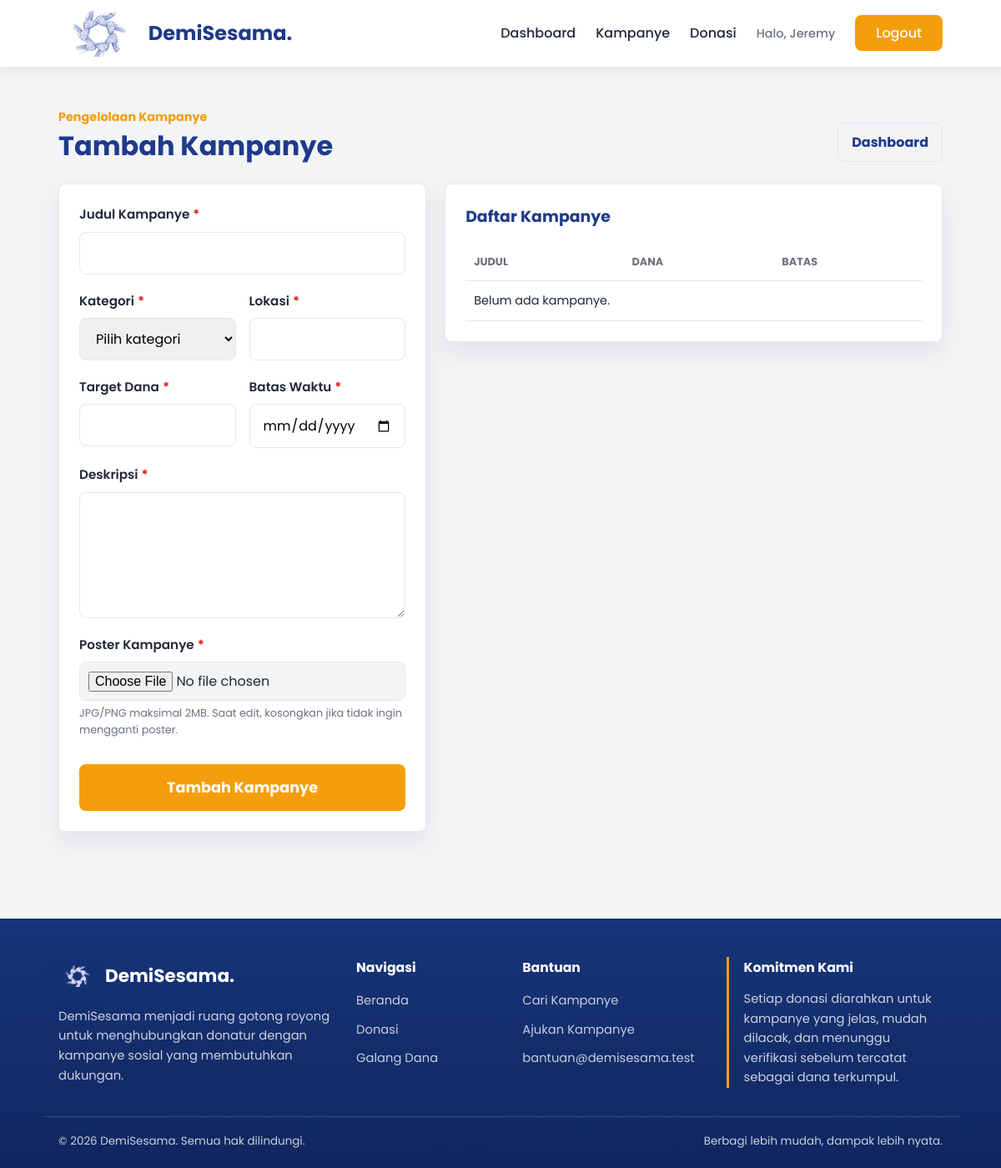
Page /admin/kampanye.php (signed in) on the earlier database version.
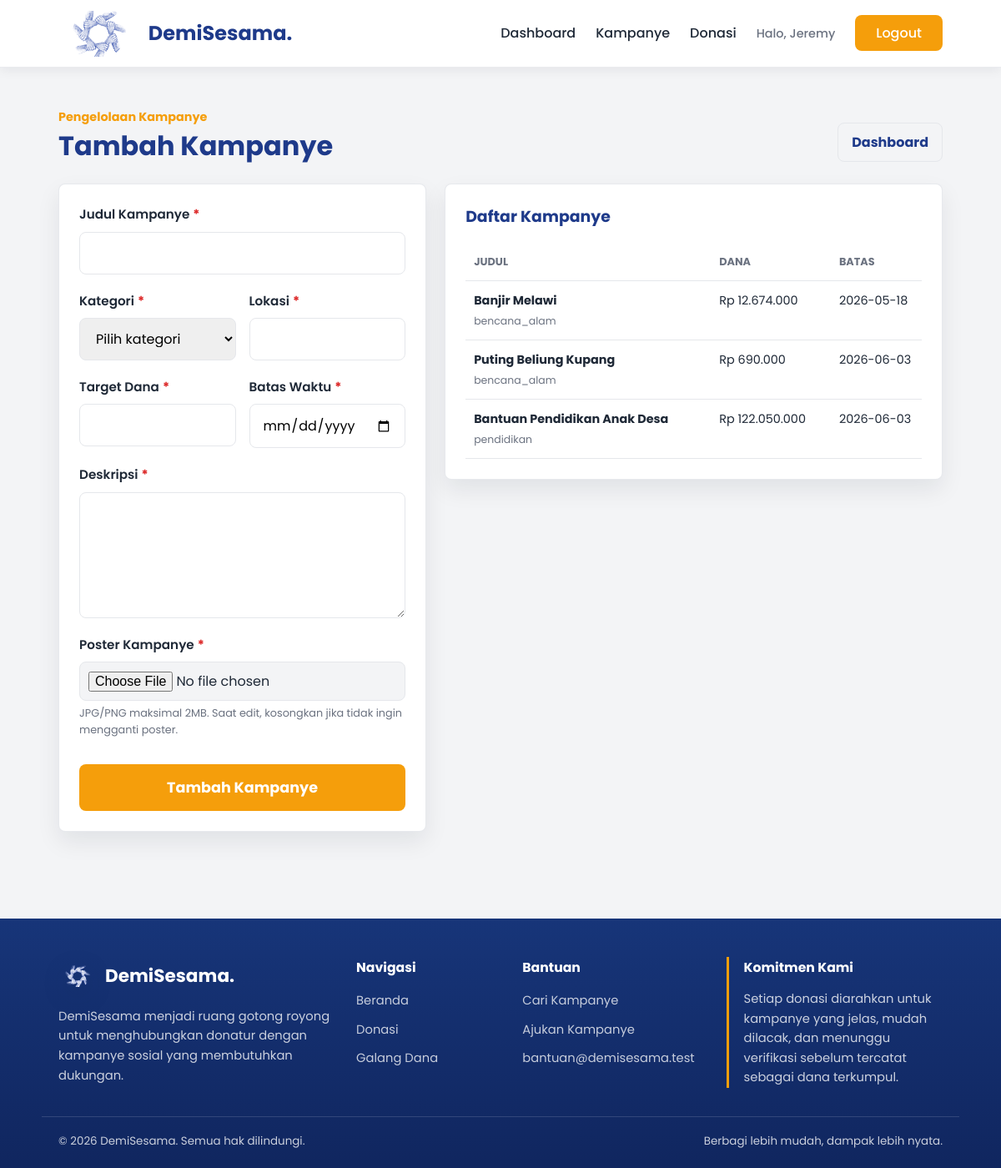
Same page on the later database version.
### tables this page shows
CREATE TABLE `kampanye` (
  `id_kampanye` int(11) NOT NULL AUTO_INCREMENT,
  `id_penyelenggara` int(11) NOT NULL,
  `judul_kampanye` varchar(100) NOT NULL,
  `kategori` varchar(50) NOT NULL,
  `lokasi` varchar(100) NOT NULL,
  `deskripsi` varchar(1000) NOT NULL,
  `target_dana` int(15) NOT NULL,
  `dana_terkumpul` int(15) NOT NULL DEFAULT 0,
  `batas_waktu` date NOT NULL,
  `gambar_poster` varchar(255) NOT NULL,
  PRIMARY KEY (`id_kampanye`),
  KEY `id_penyelenggara` (`id_penyelenggara`),
  CONSTRAINT `kampanye_ibfk_1`
    FOREIGN KEY (`id_penyelenggara`)
    REFERENCES `penyelenggara` (`id_penyelenggara`)
    ON DELETE CASCADE
    ON UPDATE CASCADE
);

### components/path_helper.php (called while the page is built, shortened)
<?php
if (!function_exists('appBaseUrl')) {
    function appBaseUrl() {
        static $base_url = null;
        if ($base_url !== null) {
            return $base_url;
        }
        $document_root = realpath($_SERVER['DOCUMENT_ROOT'] ?? '');
        $project_root = realpath(dirname(__DIR__));
        if ($document_root && $project_root && strpos($project_root, $document_root) === 0) {
            $relative = trim(str_replace('\\', '/', substr($project_root, strlen($document_root))), '/');
            $base_url = '/' . ($relative !== '' ? $relative . '/' : '');
            return $base_url;
        }
        $script_name = str_replace('\\', '/', $_SERVER['SCRIPT_NAME'] ?? '/');
        $base_url = preg_replace('#/(admin|auth|pages)/[^/]*$#', '/', $script_name);
        $base_url = preg_replace('#/[^/]*$#', '/', $base_url);
        return $base_url ?: '/';
    }
}
if (!function_exists('url_for')) {
    function url_for($path = '') {
        $path = (string) $path;
        return appBaseUrl() . ltrim($path, '/');
    }
}
if (!function_exists('asset_url')) {
    function asset_url($path) {
        return url_for($path);
    }
}
?>

### components/auth.php (called while the page is built, shortened)
<?php
require_once __DIR__ . "/donation_helper.php";
if (!function_exists('currentAdminId')) {
    function currentAdminId() {
        return (int) ($_SESSION['id_penyelenggara'] ?? 0);
    }
}
?>

### components/admin_service.php (called while the page is built, shortened)
<?php
require_once __DIR__ . "/donation_helper.php";
if (!function_exists('fetchAllAssoc')) {
    function fetchAllAssoc($result) {
        $rows = [];
        if ($result) {
            while ($row = mysqli_fetch_assoc($result)) {
                $rows[] = $row;
            }
        }
        return $rows;
    }
}
if (!function_exists('getManagedCampaigns')) {
    function getManagedCampaigns($conn, $id_penyelenggara) {
        $id_penyelenggara = (int) $id_penyelenggara;
        $stmt = mysqli_prepare(
            $conn,
            "SELECT
                k.*,
                COALESCE(COUNT(d.id_donasi), 0) AS total_donasi
             FROM kampanye k
             LEFT JOIN donasi d ON d.id_kampanye = k.id_kampanye
             WHERE k.id_penyelenggara = ?
             GROUP BY k.id_kampanye
             ORDER BY k.batas_waktu ASC, k.dana_terkumpul ASC"
        );
        mysqli_stmt_bind_param($stmt, "i", $id_penyelenggara);
        mysqli_stmt_execute($stmt);
        $rows = fetchAllAssoc(mysqli_stmt_get_result($stmt));
        return $rows;
    }
}
?>

### components/donation_helper.php (called while the page is built, shortened)
<?php
require_once __DIR__ . "/path_helper.php";
if (!function_exists('e')) {
    function e($value) {
        return htmlspecialchars((string) $value, ENT_QUOTES, 'UTF-8');
    }
}
if (!function_exists('formatRupiah')) {
    function formatRupiah($value) {
        return "Rp " . number_format((float) $value, 0, ',', '.');
    }
}
?>

### admin/kampanye.php (the view, shortened to what the changed rows need)
<?php
require_once("../components/db_conn.php");
require_once("../components/auth.php");
require_once("../components/admin_service.php");
$admin_id = currentAdminId();
$edit_id = filter_input(INPUT_GET, 'edit', FILTER_VALIDATE_INT);
$editing = $edit_id ? getManagedCampaignById($conn, $admin_id, $edit_id) : null;
$campaigns = getManagedCampaigns($conn, $admin_id);
?>
<!DOCTYPE html>
<html lang="id">
<head>
    <link rel="stylesheet" href="<?php echo asset_url('css/global.css?v=3'); ?>">
    <link rel="stylesheet" href="<?php echo asset_url('css/form.css?v=3'); ?>">
    <link rel="stylesheet" href="<?php echo asset_url('css/admin.css?v=1'); ?>">
</head>
<body>
    <main class="admin-page">
        <div class="container">
            <div class="admin-heading">
                <div>
                    <h1><?php echo $editing ? 'Edit Kampanye' : 'Tambah Kampanye'; ?></h1>
                </div>
            </div>
            <section class="admin-layout">
                <div class="admin-panel">
                    <h2>Daftar Kampanye</h2>
                    <div class="admin-table-wrap">
                        <table class="admin-table">
                            <thead>
                                <tr>
                                    <th>Judul</th>
                                    <th>Dana</th>
                                    <th>Batas</th>
                                </tr>
                            </thead>
                            <tbody>
                                <?php if (empty($campaigns)): ?>
                                    <tr><td colspan="4">Belum ada kampanye.</td></tr>
                                <?php endif; ?>
                                <?php foreach ($campaigns as $campaign): ?>
                                    <tr>
                                        <td>
                                            <strong><?php echo e($campaign['judul_kampanye']); ?></strong>
                                            <span><?php echo e($campaign['kategori']); ?></span>
                                        </td>
                                        <td><?php echo formatRupiah($campaign['dana_terkumpul']); ?></td>
                                        <td><?php echo e($campaign['batas_waktu']); ?></td>
                                    </tr>
                                <?php endforeach; ?>
                            </tbody>
                        </table>
                    </div>
                </div>
            </section>
        </div>
    </main>
</body>
</html>

Differences in the rows shown:
added kampanye: judul_kampanye "Banjir Melawi", kategori "bencana_alam", dana_terkumpul "Rp 12.674.000", batas_waktu "2026-05-18"
added kampanye: judul_kampanye "Puting Beliung Kupang", kategori "bencana_alam", dana_terkumpul "Rp 690.000", batas_waktu "2026-06-03"
added kampanye: judul_kampanye "Bantuan Pendidikan Anak Desa", kategori "pendidikan", dana_terkumpul "Rp 122.050.000", batas_waktu "2026-06-03"
Other differences:
text no longer shown: "Belum ada kampanye."
